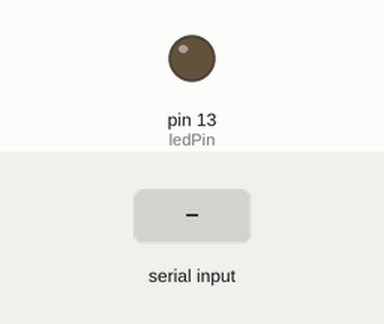
Recording of a sketch running on a simulated Arduino Uno, built with avr-gcc and run on an emulated ATmega328P. Parts: output pins drawn as LEDs (lit = HIGH). The inputs (shaded band) are chosen by the test bench.

Above: at 1.2 s.
1.3 s: "h" received over Serial
At 1.9 s:
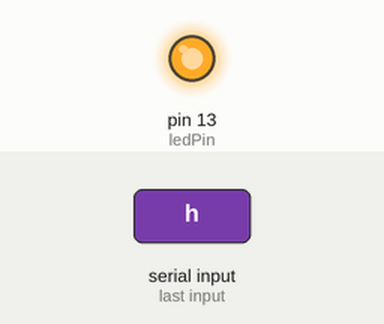
2.8 s: "l" received over Serial
At 4.2 s:
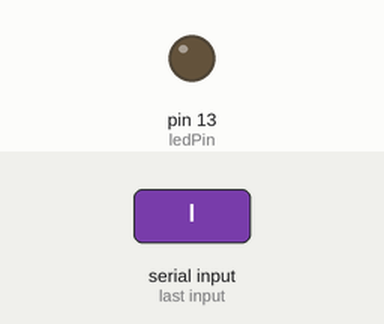
Timing chart, 0 to 5.8 s (numbered marks = the images above; inputs shaded):
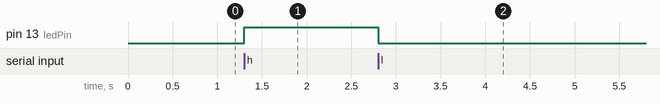

Measured:
- after the input at 1.3 s, pin 13 (ledPin): LOW → HIGH at once
- after the input at 2.8 s, pin 13 (ledPin): HIGH → LOW at once

The sketch:

physicalPixel.ino
```cpp
/*
 * 通过串口来控制 LED 的开关
 */
const int ledPin = 13;
int incomingByte;

void setup() {
  Serial.begin(9600);
  pinMode(ledPin, OUTPUT);

}

void loop() {
  if(Serial.available()>0){
    incomingByte = Serial.read();
    if(incomingByte == 'l'){
      digitalWrite(ledPin, LOW);
      }

    if(incomingByte == 'h'){
      digitalWrite(ledPin, HIGH);
      }
    }

}
```
